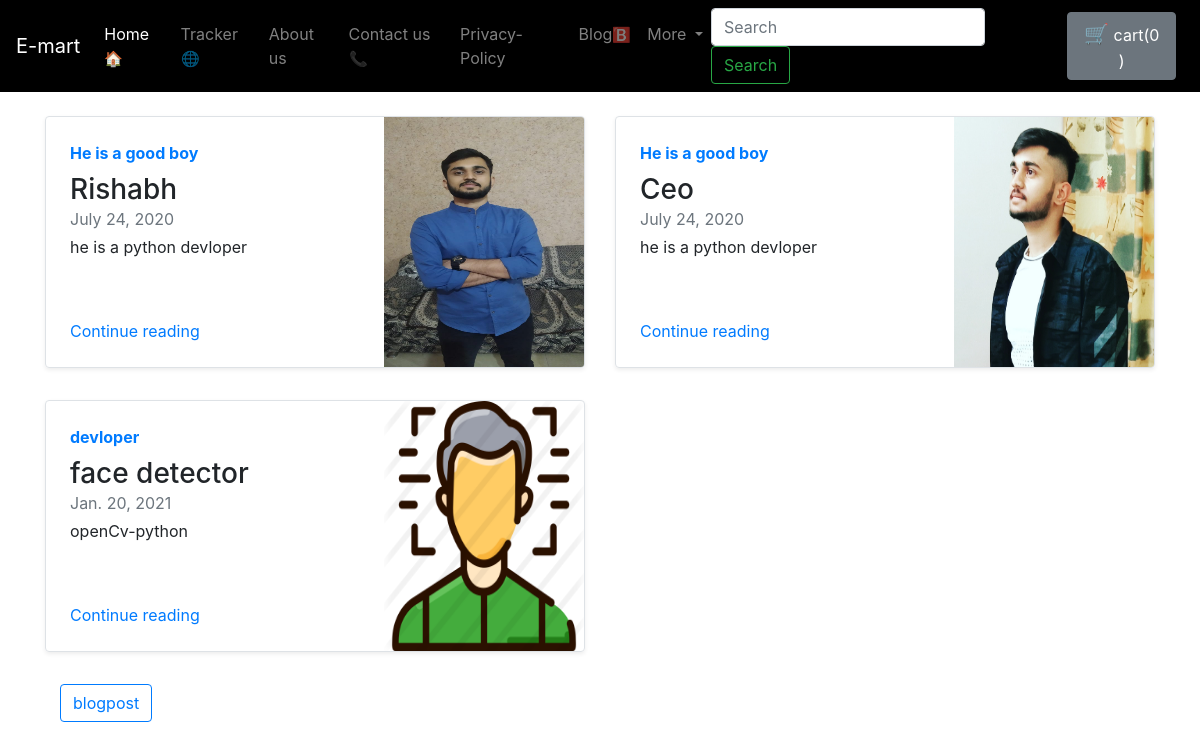
Page /blog/ on the earlier database version.
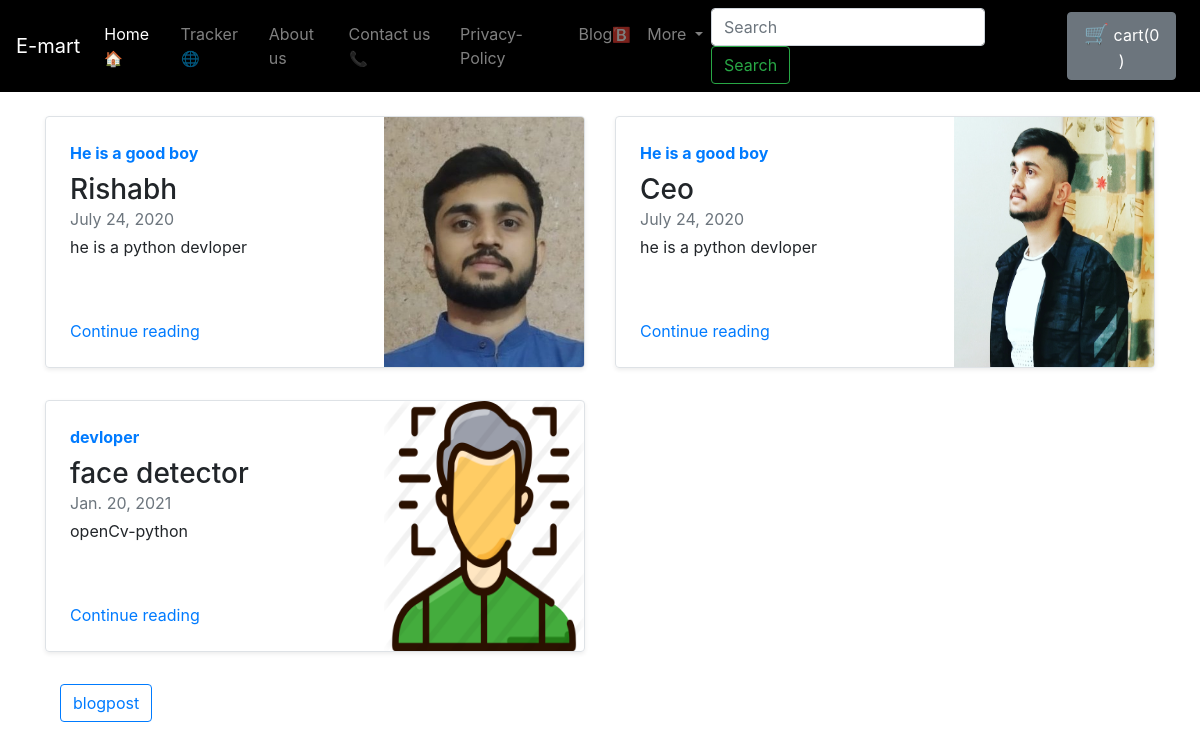
Same page on the later database version.
### blog/models.py (models this page shows, shortened)
class Blogpost(models.Model):
    post_id=models.AutoField
    title=models.CharField(max_length=50)
    head0=models.CharField(max_length=50,default="")
    chead0=models.CharField(max_length=5000,default="")
    head1=models.CharField(max_length=300,default="")
    chead1=models.CharField(max_length=5000,default="")
    head2=models.CharField(max_length=300,default="")
    chead2=models.CharField(max_length=5000,default="")
    pub_date=models.DateField()
    thumbnail=models.ImageField(upload_to="shop/images",default="")

### blog/views.py (the view)
# urls.py: path('', views.index, name="BlogHome"),
def index(request):
    mypost=Blogpost.objects.all()
    params={"mypost":mypost}
    return render(request,'blog/index.html',params)

### blog/templates/blog/index.html (shortened to what this page needs)
 {% extends 'blog/basic.html' %} {% block body %} {% load static %}
<div class="container my-4">
    <div class="row my-2">
        {% for i in mypost %}
        <div class="col-md-6">
            <div class="row no-gutters border rounded overflow-hidden flex-md-row mb-4 shadow-sm h-md-250 position-relative">
                <div class="col p-4 d-flex flex-column position-static">
                    <strong class="d-inline-block mb-2 text-primary">{{i.head0}}</strong>
                    <h3 class="mb-0">{{i.title}}</h3>
                    <div class="mb-1 text-muted">{{i.pub_date}}</div>
                    <p class="card-text mb-auto">{{i.head1}}</p>
                    <a href="/blog/blogpos/{{i.id}}" class="stretched-link">Continue reading</a>
                </div>
                <div class="col-auto d-none d-lg-block">
                    <img src="/media/{{i.thumbnail}}" class="bd-placeholder-img" width="200" height="250" aria-label="Placeholder: Thumbnail">
                </div>
            </div>
        </div>
        {% if forloop.counter|divisibleby:2 %}
    </div>
    <div class="row my-2">
        {% endif %} {% endfor %}
    </div>
    <div class="container"><a href="/blog/blogpost" class="btn btn-outline-primary">blogpost</a></div> {% endblock %}

### blog/templates/blog/basic.html (shortened to what this page needs)
<!doctype html>
<html lang="en">
<head>
    <link rel="stylesheet" href="https://stackpath.bootstrapcdn.com/bootstrap/4.5.0/css/bootstrap.min.css">
</head>
<body>
    {% load static %}
    <nav class="navbar navbar-expand-lg navbar-dark" style="background-color: black;">
        <a class="navbar-brand" href="#">E-mart</a>
        <div class="collapse navbar-collapse" id="navbarSupportedContent">
            <ul class="navbar-nav mr-auto">
                <li class="nav-item active">
                    <a class="nav-link" href="/shop">Home<span style='font-size:15px;'>&#127968;</span> <span class="sr-only">(current)</span></a>
                </li>
                <li class="nav-item">
                    <a class="nav-link" href="/shop/tracker">Tracker<span style='font-size:15px;'>&#127760;</span></a>
                </li>
                <li class="nav-item">
                    <a class="nav-link" href="/shop/about">About us</a>
                </li>
                <li class="nav-item">
                    <a class="nav-link" href="/shop/contact">Contact us<span style='font-size:15px;'>&#128222;</span></a>
                </li>
                <li class="nav-item">
                    <a class="nav-link" href="/shop/privacy-policy">Privacy-Policy</a>
                </li>
                <li class="nav-item">
                    <a class="nav-link" href="/blog">Blog<span style='font-size:15px;'>&#127345;</span></a>
                </li>
                <li class="nav-item dropdown">
                    <a class="nav-link dropdown-toggle" href="#" id="navbarDropdown" role="button" data-toggle="dropdown" aria-haspopup="true" aria-expanded="false">
                More
              </a>
                </li>
            </ul>
            <form class="form-inline my-2 my-lg-0">
                <input class="form-control mr-sm-2" type="search" placeholder="Search" aria-label="Search">
                <button class="btn btn-outline-success my-2 my-sm-0" type="submit">Search</button>
            </form>
            <button type="button" class="btn btn-secondary mx-2" id="popcart" data-html="true" data-container="body" data-toggle="popover" data-placement="bottom">
                <span style='font-size:20px;'>&#128722;</span>
             cart(<span id="cart">0 </span>)
          </button>
        </div>
    </nav>
    {%block body%}{% endblock %}
</body>
</html>

Differences in the rows shown:
changed Blogpost "Rishabh": thumbnail: a different picture
